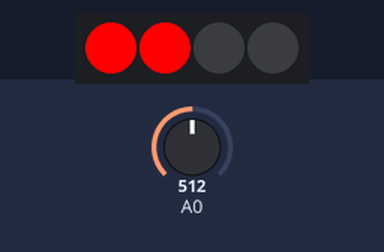
Simulated run of this sketch. Board: Arduino Uno, built with avr-gcc and run on an emulated ATmega328P. Shown: 4 RGB LEDs in strip order, left to right. The inputs (shaded band) are chosen by the test bench; at power-on: A0 = 512. The strip is taken to match the declared colour order.

Above: at 1.2 s.
1.3 s: A0 set to 778
At 2.2 s:
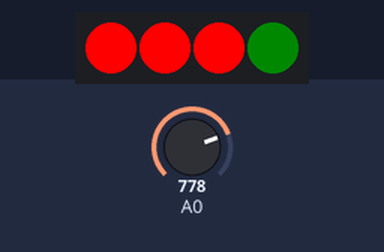
2.8 s: A0 set to 0
At 3.9 s:
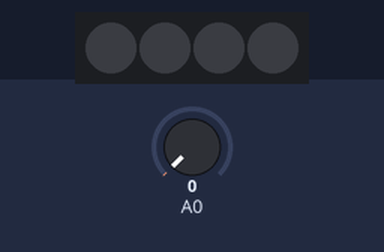
4.3 s: A0 set to 511
At 5.5 s:
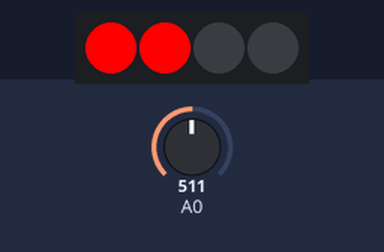
Timing chart, 0 to 7.3 s (numbered marks = the images above; inputs shaded):
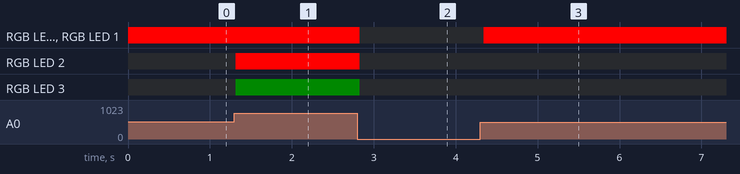

Measured:
- after the input at 1.3 s, RGB LED 2: off → RGB(255, 0, 0) at once; RGB LED 3: off → RGB(0, 10, 0) at once
- after the input at 2.8 s, RGB LED 0–2: RGB(255, 0, 0) → off at once; RGB LED 3: RGB(0, 10, 0) → off at once
- after the input at 4.3 s, RGB LED 0, RGB LED 1: off → RGB(255, 0, 0) at once

The sketch:

softpot-arduino.ino
```cpp
#include <Adafruit_NeoPixel.h>
#include <avr/power.h>

#define PIN            6
#define NUMPIXELS      4
Adafruit_NeoPixel pixels = Adafruit_NeoPixel(NUMPIXELS, PIN, NEO_RGB + NEO_KHZ800);

void setup() {

  // initialize leds and turn all off
  pixels.begin();
  pixels.setPixelColor(0, pixels.Color(0, 0, 0));
  pixels.setPixelColor(1, pixels.Color(0, 0, 0));
  pixels.setPixelColor(2, pixels.Color(0, 0, 0));
  pixels.setPixelColor(3, pixels.Color(0, 0, 0));
  pixels.show();
}

void loop() {

  // read the potentiometer value
  int potValue = analogRead(A0);

  // value goes from 0 to 1023, map the value on the led color
  if(potValue < 256) {
    pixels.setPixelColor(0, pixels.Color(potValue, 0, 0));
    pixels.setPixelColor(1, pixels.Color(0, 0, 0));
    pixels.setPixelColor(2, pixels.Color(0, 0, 0));
    pixels.setPixelColor(3, pixels.Color(0, 0, 0));
  }
  else if(potValue < 512) {
    pixels.setPixelColor(0, pixels.Color(255, 0, 0));
    pixels.setPixelColor(1, pixels.Color(potValue - 256, 0, 0));
    pixels.setPixelColor(2, pixels.Color(0, 0, 0));
    pixels.setPixelColor(3, pixels.Color(0, 0, 0));
  }
  else if(potValue < 768) {
    pixels.setPixelColor(0, pixels.Color(255, 0, 0));
    pixels.setPixelColor(1, pixels.Color(255, 0, 0));
    pixels.setPixelColor(2, pixels.Color(potValue - 512, 0, 0));
    pixels.setPixelColor(3, pixels.Color(0, 0, 0));
  }
  else {
    pixels.setPixelColor(0, pixels.Color(255, 0, 0));
    pixels.setPixelColor(1, pixels.Color(255, 0, 0));
    pixels.setPixelColor(2, pixels.Color(255, 0, 0));
    pixels.setPixelColor(3, pixels.Color(0, potValue - 768, 0));
  }
  pixels.show();
  delay(50);

}
```
